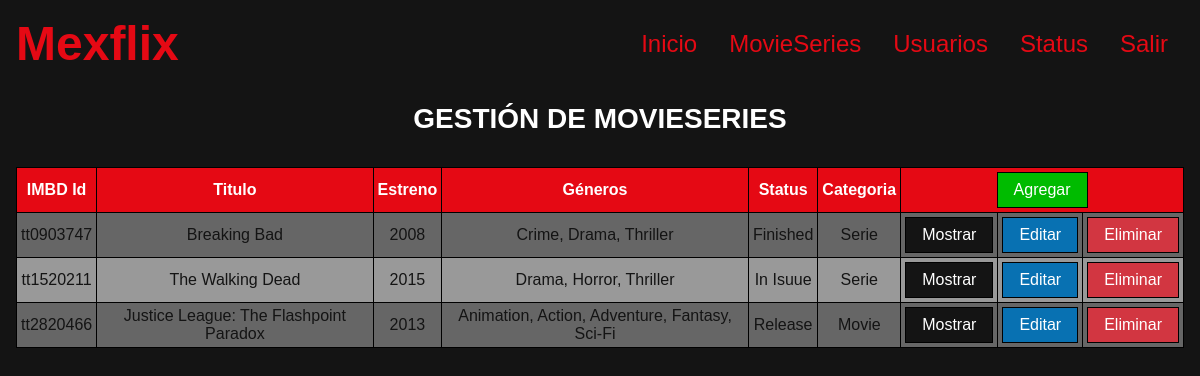
/03Mexflix/movieseries (signed in), run on the app's committed database.
### tables this page shows
CREATE TABLE movieseries(
	imdb_id CHAR(9) PRIMARY KEY,  
	title VARCHAR(80) NOT NULL,  
	plot TEXT NULL,				  
	author VARCHAR(100) DEFAULT 'Pending',  
	actors VARCHAR(100) DEFAULT 'Pending',
	country VARCHAR(100) DEFAULT 'Unknown',
	premiere YEAR(4) NOT NULL,  
	poster VARCHAR(150) DEFAULT 'no-poster.jpg',
	trailer VARCHAR(150) DEFAULT 'no-trailer.jpg',
	rating DECIMAL(2,1),		 
	genres VARCHAR(50) NOT NULL,
	status INTEGER UNSIGNED  NOT NULL,   
	category ENUM('Movie','Serie') NOT NULL,  
	FULLTEXT KEY search(title, author, actors, genres),  
	FOREIGN KEY(status) REFERENCES status(status_id)
		ON DELETE RESTRICT ON UPDATE CASCADE 
	
	 
	
	 
);

CREATE TABLE status(
	status_id INTEGER UNSIGNED PRIMARY KEY AUTO_INCREMENT,
	status VARCHAR(20) NOT NULL
);

### 03Mexflix/controllers/ViewController.php (called while the page is built)
<?php
class ViewController{
	private static $view_path = './views/';
	public function load_view($view){
		require_once(self::$view_path.'header.php');
		require_once(self::$view_path.$view.'.php');
		require_once(self::$view_path.'footer.php');
	}
}

### 03Mexflix/index.php (called while the page is built, shortened)
<?php
require_once('./controllers/Autoload.php');
$route = isset($_GET['r']) ? $_GET['r'] : 'home';
$mexflix = new Router($route);

### 03Mexflix/controllers/Autoload.php (called while the page is built, shortened)
<?php
class Autoload{
	public function __construct(){
		spl_autoload_register(function($class_name){
			$models_path = './models/'.$class_name.'.php';
			$controllers_path = './controllers/'.$class_name.'.php';
		});
	}
}

### 03Mexflix/controllers/MovieSeriesController.php (called while the page is built, shortened)
<?php
class MovieSeriesController {
	private $model;
	public function __construct(){
		$this->model = new MovieSeriesModel();
	}
	public function get( $ms = '' ){
		return $this->model->get( $ms );
	}
}

### 03Mexflix/models/Model.php (called while the page is built, shortened)
<?php
abstract class Model {
	private static $db_host = 'localhost';
	private static $db_user = 'root';
	private static $db_pass = '';
	private static $db_name = 'mexflix';
	private static $db_charset = 'utf8';
	private $conn;
	protected $query;
	protected $rows = array();
	private function db_open(){
		$this->conn = new mysqli(
			self::$db_host,
			self::$db_user,
			self::$db_pass,
			self::$db_name
		);
		$this->conn->set_charset(self::$db_charset);
	}
	protected function get_query(){
		$result = $this->conn->query($this->query);
		while( $this->rows[] = $result->fetch_assoc() );
		return array_pop($this->rows);
	}
}

### 03Mexflix/models/MovieSeriesModel.php (called while the page is built, shortened)
<?php
class MovieSeriesModel extends Model {
	public function get( $ms = '' ){
		$this->query = ($ms != '')
			?"SELECT ms.imdb_id, ms.title, ms.plot, ms.author, ms.actors, ms.country, ms.premiere, ms.poster, ms.trailer, ms.rating, ms.genres, ms.category, s.status FROM movieseries AS ms INNER JOIN status AS s ON ms.status = s.status_id WHERE ms.imdb_id = '$ms'"
			:"SELECT ms.imdb_id, ms.title, ms.plot, ms.author, ms.actors, ms.country, ms.premiere, ms.poster, ms.trailer, ms.rating, ms.genres, ms.category, s.status FROM movieseries AS ms INNER JOIN status AS s ON ms.status = s.status_id";
		$this->get_query();
		$data = array();
		foreach($this->rows as $key => $value){
			$data[$key] = $value;
		}
		return $data;
	}
}

### 03Mexflix/views/movieseries.php (the view)
<?php
print('<h2 class="p1"> GESTIÓN DE MOVIESERIES </h2>');
$ms_controller = new MovieSeriesController();
$ms = $ms_controller->get();
if( empty($ms)){
	print('
		<div class="container">
			<p class="item  error">No hay MovieSeries</p>
		</div>
	');
} else {
	$template_ms ='
		<div class="item">
			<table>
				<tr>
					<th>IMBD Id</th>
					<th>Titulo</th>
					<th>Estreno</th>
					<th>Géneros</th>
					<th>Status</th>
					<th>Categoria</th>
					<th colspan="3">
						<form action="" method="post">
							<input type="hidden" name="r" value="movieserie-add">
							<input class="button add" type="submit" value="Agregar">
						</form>
					</th>
				</tr>';
				for($n=0; $n < count($ms); $n++){
					$template_ms .= '
						<tr>
							<td>'.$ms[$n]['imdb_id'].'</td>
							<td>'.$ms[$n]['title'].'</td>
							<td>'.$ms[$n]['premiere'].'</td>
							<td>'.$ms[$n]['genres'].'</td>
							<td>'.$ms[$n]['status'].'</td>
							<td>'.$ms[$n]['category'].'</td>
							<td>
								<form method="post">
									<input type="hidden" name="r" value="movieserie-show">
									<input type="hidden" name="imdb_id" value="'.$ms[$n]['imdb_id'].'">
									<input class="button show" type="submit" value="Mostrar">
								</form>
							</td>
							<td>
								<form method="post">
									<input type="hidden" name="r" value="movieserie-edit">
									<input type="hidden" name="imdb_id" value="'.$ms[$n]['imdb_id'].'">
									<input class="button edit" type="submit" value="Editar">
								</form>
							</td>
							<td>
								<form method="post">
									<input type="hidden" name="r" value="movieserie-delete">
									<input type="hidden" name="imdb_id" value="'.$ms[$n]['imdb_id'].'">
									<input class="button  delete" type="submit" value="Eliminar">
								</form>
							</td>
						</tr>
					';
				}
	$template_ms.= '
		</table>
	</div>
	';
	print($template_ms);
}

### 03Mexflix/controllers/Router.php (shortened to what this page needs)
<?php
class Router {
	public function __construct($route){
		if( $_SESSION['ok']){
			$this->route = isset($_GET['r']) ?$_GET['r'] :'home';
			$controller = new ViewController();
			switch($this->route){
				case 'movieseries':
					if(!isset($_POST['r']))	$controller->load_view('movieseries');
					break;
			}
		}
	}
}

### 03Mexflix/views/header.php
<?php
print('
<!DOCTYPE html>
<html lang="es">
<head>
	<meta name="viewport" content="width=device-width, user-scalable=no, initial-scale=1.0, maximum-scale=1.0, minimum-scale=1.0">
	<meta charset="UTF-8">
	<title>Mexflix</title>
	<meta name="description" content="Bienvenid@s a Mexflix tus peliculas y series favoritas">
	<link rel="shortcut icon" type="image/png" href="./public/img/mexflix.png">
	<link rel="stylesheet" href="./public/css/responsimple.min.css">
	<link rel="stylesheet" href="./public/css/mexflix.css">
</head>
<body>
	<header class="container  center  header">
		<div class="item  i-b v-middle ph12 lg2 lg-left">
			<h1 class="logo">Mexflix</h1>
		</div>
');
if($_SESSION['ok']){
	print('
		<nav class="item  i-b  v-middle  ph12 lg10  menu lg-right">
			<ul class="container">
				<li class="nobullet  item  inline"><a href="./">Inicio</a></li>
				<li class="nobullet  item  inline"><a href="movieseries">MovieSeries</a></li>
				<li class="nobullet  item  inline"><a href="usuarios">Usuarios</a></li>
				<li class="nobullet  item  inline"><a href="status">Status</a></li>
				<li class="nobullet  item  inline"><a href="salir">Salir</a></li>
			</ul>
		</nav>
	');
}
print('
	</header>
	<main class="  center  main">
');

### 03Mexflix/views/footer.php
<?php
print('
	</main>
		<script src="./public/js/mexflix.js"></script>
</body>
</html>
');

### 03Mexflix/public/css/mexflix.css (style rules this page uses)
html { background-color: #141414; color: #FFF; }
input,textarea,select { color: #141414; }
table { width:100%; color: #141414; }
table td, table th { padding: .25rem; }
table tr:first-child { background-color: #E50914; color: #FFF; }
table tr:nth-child(even) { background-color: #666; }
table tr:nth-child(odd):not(:first-child) { background-color: #999; }
.logo { font-size: 3rem; color: #E50914; }
.menu a { font-size: 1.5rem; text-decoration: none; color: #E50914; }
.button { padding: .5rem 1rem; background-color: #E50914; color: #FFF; cursor: pointer; }
.add { background-color: #0B0; }
.edit { background-color: #0871B2; }
.delete { background-color: #D23641; }
.show { background-color: #141414; }

### data on the page
movieseries: imdb_id "tt0903747", title "Breaking Bad", premiere "2008", genres "Crime, Drama, Thriller", status.status "Finished", category "Serie"
movieseries: imdb_id "tt1520211", title "The Walking Dead", premiere "2015", genres "Drama, Horror, Thriller", status.status "In Isuue", category "Serie"
movieseries: imdb_id "tt2820466", title "Justice League: The Flashpoint Paradox", premiere "2013", genres "Animation, Action, Adventure, Fantasy, Sci-Fi", status.status "Release", category "Movie"
